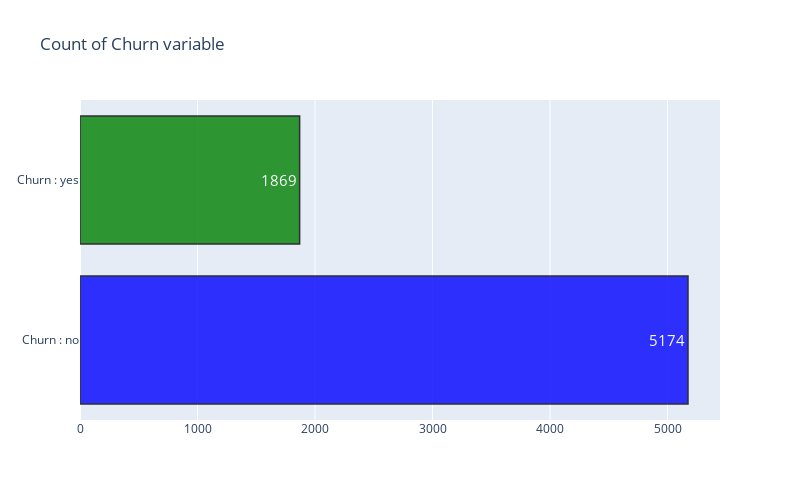

Write notebook code for a chart like this one.
### Markdown cell above
# CHURN VALUE COUNT

### Code cell
churn = df[(df["Churn"] != 0)]
no_churn = df[(df["Churn"] == 0)]

trace = go.Bar(
        x = (df["Churn"].value_counts().values.tolist()), 
        y = ["Churn : no", "Churn : yes"], 
        orientation = "h", opacity = 0.8, 
        text=df["Churn"].value_counts().values.tolist(), 
        textfont=dict(size=15),
        textposition = "auto",
        marker=dict(
        color=["blue","green"],
        line=dict(color='#000000',width=1.5)
        ))

layout = dict(title = 'Count of Churn variable',autosize = False,height  = 500,width   = 800)
                    
fig = dict(data = [trace], layout=layout)
py.iplot(fig)

### Figure 1 — Plotly figure (JSON) as saved in the notebook; plotly's stock layout.template omitted (floating-point values rounded to 4 significant figures)
{"data": [{"marker": {"color": ["blue", "green"], "line": {"color": "#000000", "width": 1.5}}, "opacity": 0.8, "orientation": "h", "text": ["5174", "1869"], "textfont": {"size": 15}, "textposition": "auto", "type": "bar", "x": [5174, 1869], "y": ["Churn : no", "Churn : yes"]}], "layout": {"autosize": false, "height": 500, "title": {"text": "Count of Churn variable"}, "width": 800}}
